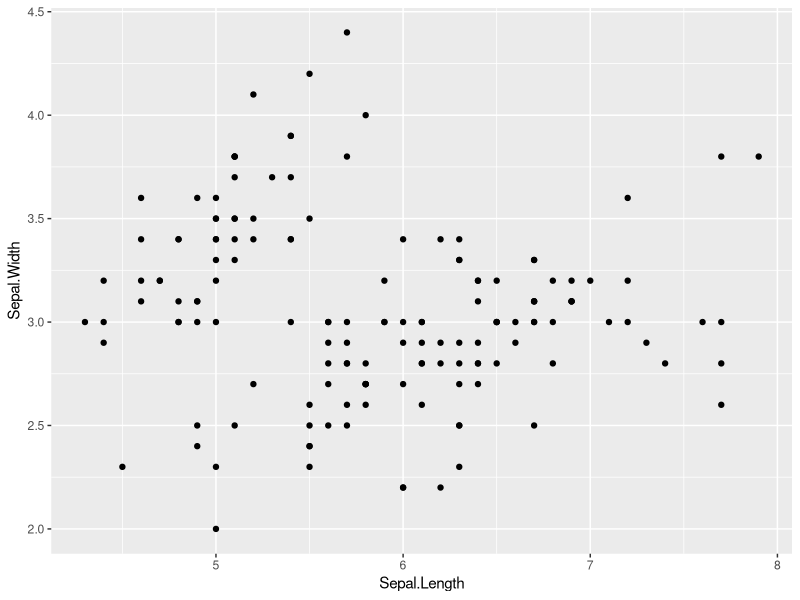
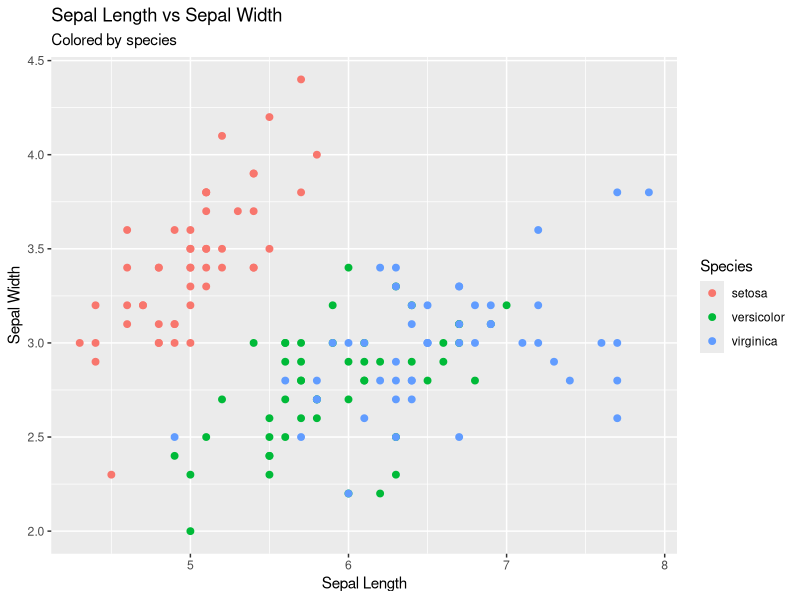
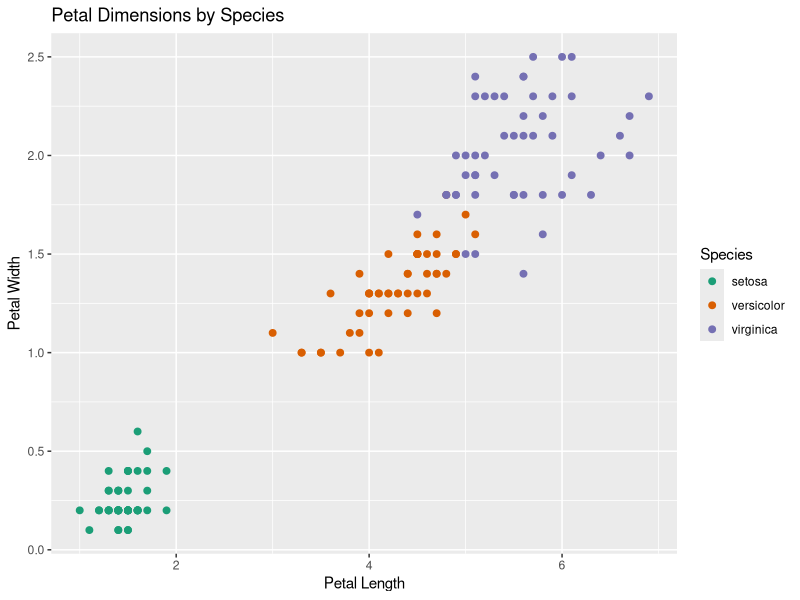
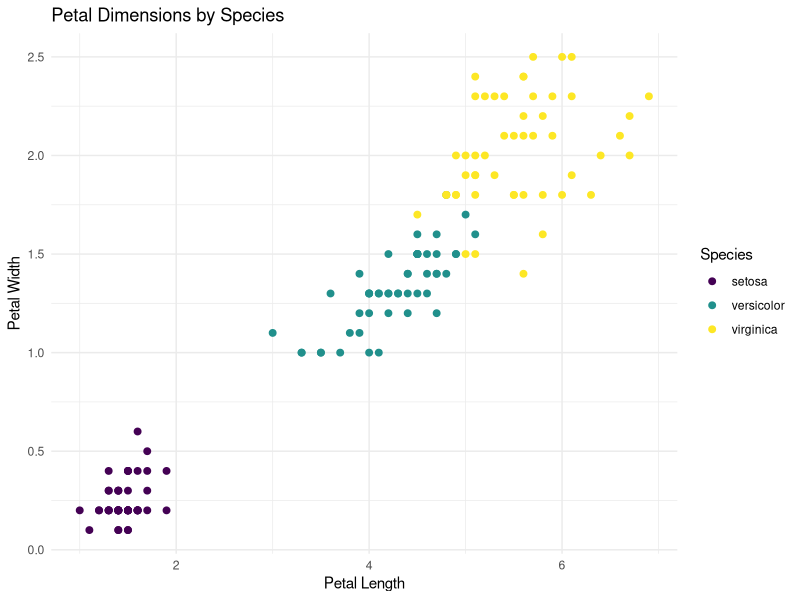
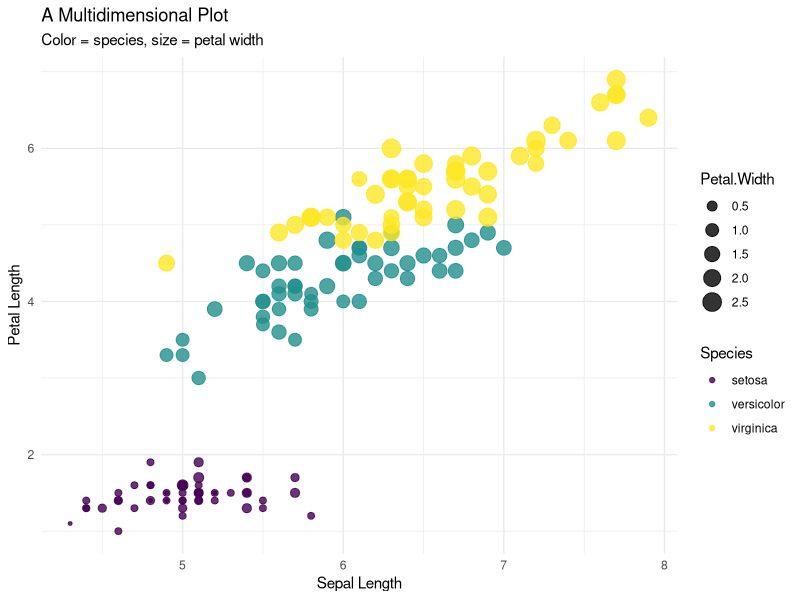
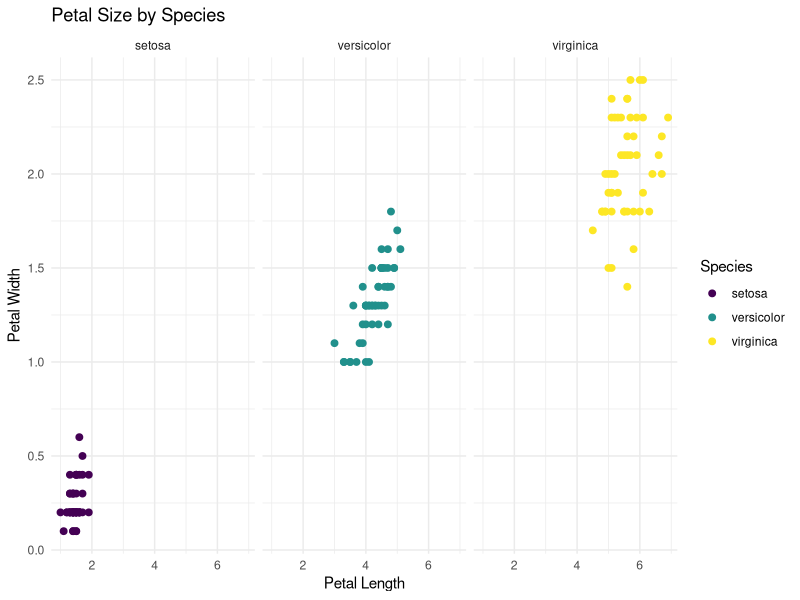
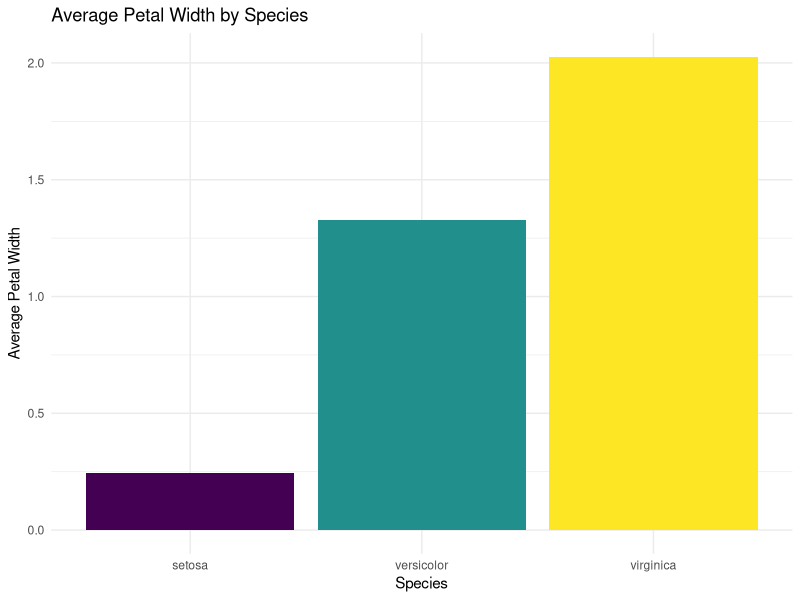
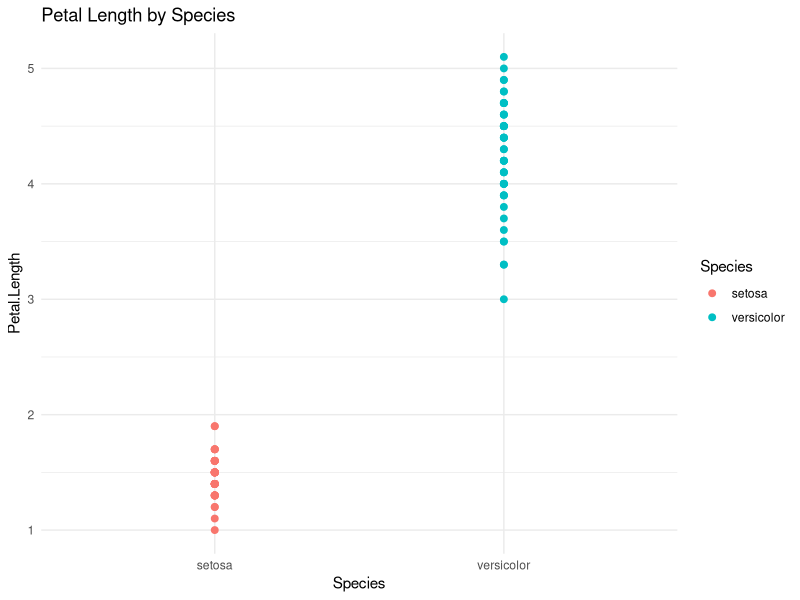

Write R code to recreate these figures, in order.
## ---- chunk 1

knitr::opts_chunk$set(echo = TRUE)

## ---- chunk 2

library(dplyr)
library(ggplot2)
library(tibble)
library(viridis)
library(RColorBrewer)

## ---- chunk 3

data(iris)

## ---- chunk 4

head(iris)

## ---- chunk 5

str(iris)

## ---- chunk 6

summary(iris)

## ---- chunk 7

iris %>%
  count(Species)

## ---- chunk 8

iris %>%
  group_by(Species) %>%
  summarise(
    n = n(),
    avg_sepal_length = mean(Sepal.Length),
    avg_sepal_width  = mean(Sepal.Width),
    avg_petal_length = mean(Petal.Length),
    avg_petal_width  = mean(Petal.Width)
  )

## ---- chunk 9

iris %>%
  filter(Species == "setosa") %>%
  head()

## ---- chunk 10

iris %>%
  filter(Petal.Length > 5, Petal.Width > 1.5) %>%
  head()

## ---- chunk 11

iris2 <- iris %>%
  mutate(Petal.Area = Petal.Length * Petal.Width)

head(iris2)

## ---- chunk 12

iris2 <- iris2 %>%
  mutate(Sepal.Ratio = Sepal.Length / Sepal.Width)

summary(iris2$Sepal.Ratio)

## ---- chunk 13

ggplot(iris, aes(x = Sepal.Length, y = Sepal.Width)) +
  geom_point()

## ---- chunk 14

ggplot(iris, aes(x = Sepal.Length, y = Sepal.Width, color = Species)) +
  geom_point(size = 2) +
  labs(
    title = "Sepal Length vs Sepal Width",
    subtitle = "Colored by species",
    x = "Sepal Length",
    y = "Sepal Width"
  )

## ---- chunk 15

ggplot(iris, aes(x = Petal.Length, y = Petal.Width, color = Species)) +
  geom_point(size = 2) +
  scale_color_brewer(palette = "Dark2") +
  labs(
    title = "Petal Dimensions by Species",
    x = "Petal Length",
    y = "Petal Width"
  )

## ---- chunk 16

ggplot(iris, aes(x = Petal.Length, y = Petal.Width, color = Species)) +
  geom_point(size = 2) +
  scale_color_viridis_d() +
  theme_minimal() +
  labs(
    title = "Petal Dimensions by Species",
    x = "Petal Length",
    y = "Petal Width"
  )
## ---- chunk 17

ggplot(iris2, aes(
  x = Sepal.Length,
  y = Petal.Length,
  color = Species,
  size = Petal.Width
)) +
  geom_point(alpha = 0.8) +
  scale_color_viridis_d() +
  labs(
    title = "A Multidimensional Plot",
    subtitle = "Color = species, size = petal width",
    x = "Sepal Length",
    y = "Petal Length"
  ) +
  theme_minimal()


## ---- chunk 18

ggplot(iris, aes(x = Petal.Length, y = Petal.Width)) +
  geom_point(aes(color = Species), size = 2) +
  facet_wrap(~Species) +
  scale_color_viridis_d() +
  theme_minimal() +
  labs(
    title = "Petal Size by Species",
    x = "Petal Length",
    y = "Petal Width"
  )

## ---- chunk 19

species_summary <- iris %>%
  group_by(Species) %>%
  summarise(
    avg_petal_width = mean(Petal.Width),
    avg_petal_length = mean(Petal.Length)
  )

species_summary

## ---- chunk 20

ggplot(species_summary, aes(x = Species, y = avg_petal_width, fill = Species)) +
  geom_col() +
  scale_fill_viridis_d() +
  theme_minimal() +
  labs(
    title = "Average Petal Width by Species",
    x = "Species",
    y = "Average Petal Width"
  ) +
  theme(legend.position = "none")

## ---- chunk 21

iris_two <- iris %>%
  filter(Species %in% c("setosa", "versicolor"))

t.test(Petal.Length ~ Species, data = iris_two)

## ---- chunk 22

ggplot(iris_two, aes(x = Species, y = Petal.Length, color = Species)) +
  geom_point(size = 2) +
  theme_minimal() +
  labs(title = "Petal Length by Species")

## ---- chunk 23

anova_model <- aov(Petal.Length ~ Species, data = iris)
summary(anova_model)

## ---- chunk 24

TukeyHSD(anova_model)

## ---- chunk 25

ggplot(iris, aes(x = Species, y = Petal.Length, color = Species)) +
  geom_point(size = 2) +
  theme_minimal() +
  labs(title = "Petal Length by Species")

## ---- chunk 26

cor.test(iris$Petal.Length, iris$Petal.Width)

## ---- chunk 27

ggplot(iris, aes(x = Petal.Length, y = Petal.Width, color = Species)) +
  geom_point(size = 2) +
  theme_minimal() +
  labs(title = "Petal Length vs Petal Width")

## ---- chunk 28



## ---- chunk 29

Sys.time()

sessionInfo()
